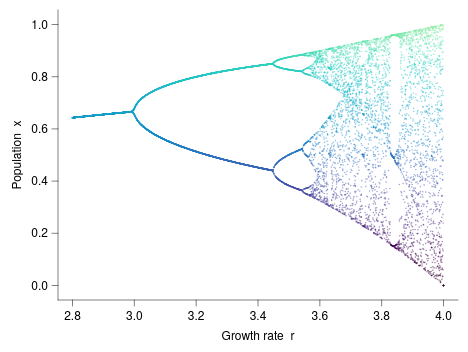

This figure's Vega-Lite source:
### Vega-Lite specification from a JSON file in a GitHub repository (floating-point values rounded to 4 significant figures; data arrays with more than 128 entries replaced by an {"elided": "..."} marker saying what was removed)
{"background": null, "config": {"arc": {"fill": "#DBDBDB", "fillOpacity": 1.0, "innerRadius": 36.25, "padAngle": 0.03, "stroke": "black", "strokeOpacity": 1, "strokeWidth": 0.25}, "area": {"fill": "#DBDBDB", "fillOpacity": 1.0, "stroke": "black", "strokeOpacity": 1, "strokeWidth": 0.25}, "axis": {"domain": true, "domainCap": "round", "domainColor": "black", "domainWidth": 0.25, "grid": false, "gridCap": "round", "gridColor": "#F1F1F1", "gridDash": [0, 0], "gridOpacity": 1.0, "gridWidth": 0.25, "labelColor": "black", "labelFont": "Helvetica Neue, HelveticaNeue, Helvetica, Arial, sans-serif", "labelFontSize": 6, "labelFontStyle": "normal", "labelFontWeight": 400, "offset": 0, "ticks": true, "tickCap": "round", "tickColor": "black", "tickRound": false, "tickSize": 3.0, "tickWidth": 0.25, "titleColor": "black", "titleFont": "Helvetica Neue, HelveticaNeue, Helvetica, Arial, sans-serif", "titleFontSize": 6, "titleFontStyle": "normal", "titleFontWeight": 400}, "axisX": {"domain": true, "labelAlign": "center", "labelAngle": 0, "labels": true, "ticks": true, "translate": 0}, "axisY": {"domain": true, "labelAlign": "right", "labelAngle": 0, "labels": true, "ticks": true, "translate": 0}, "axisRight": {"domain": true, "labelAlign": "left", "labelAngle": 0, "labels": true, "ticks": true, "translate": 0}, "axisTop": {"domain": true, "labelAlign": "center", "labelAngle": 0, "labels": true, "ticks": true, "translate": 0}, "axisBand": {"tickOffset": 0}, "bar": {"fill": "#DBDBDB", "fillOpacity": 1.0, "stroke": "black", "strokeOpacity": 1, "strokeWidth": 0.25}, "boxplot": {"size": 13.05, "ticks": {"cornerRadius": 0.25, "fill": "black", "opacity": 1, "size": 6.525, "thickness": 0.25}, "box": {"fillOpacity": 1.0, "stroke": "black", "strokeOpacity": 1, "strokeWidth": 0.25}, "median": {"cornerRadius": 0, "fill": "black", "fillOpacity": 1.0, "opacity": 1, "size": 13.05, "thickness": 0.25}, "rule": {"fill": "black", "fillOpacity": 1.0, "size": 14.5, "stroke": "black", "strokeDash": [0, 0], "strokeOpacity": 1, "strokeWidth": 0.25}, "outliers": {"color": "black", "fill": "black", "fillOpacity": 1.0, "size": 0, "stroke": "black", "strokeOpacity": 1, "strokeWidth": 0.25}}, "circle": {"fill": "black", "fillOpacity": 1.0, "size": 1.812, "stroke": null, "strokeOpacity": 1, "strokeWidth": 0.25}, "errorband": {"band": {"fillOpacity": 0.6, "stroke": null, "strokeWidth": 0.25, "strokeOpacity": 1}, "borders": {"opacity": 0, "strokeOpacity": 1, "strokeWidth": 0.25}}, "errorbar": {"opacity": 1, "rule": {"strokeDash": [0, 0], "strokeWidth": 0.25}, "ticks": {"color": "black", "cornerRadius": 0.125, "opacity": 1, "size": 8.7, "thickness": 0.25}, "thickness": 0.25}, "font": "Helvetica Neue, HelveticaNeue, Helvetica, Arial, sans-serif", "geoshape": {"fill": "#DBDBDB", "fillOpacity": 1.0, "stroke": "black", "strokeOpacity": 1, "strokeWidth": 0.25}, "header": {"labelColor": "black", "labelFont": "Helvetica Neue, HelveticaNeue, Helvetica, Arial, sans-serif", "labelFontSize": 6, "labelFontStyle": "normal", "labelFontWeight": 400, "titleColor": "black", "titleFont": "Helvetica Neue, HelveticaNeue, Helvetica, Arial, sans-serif", "titleFontSize": 6, "titleFontStyle": "normal", "titleFontWeight": 400, "titlePadding": 0}, "legend": {"disable": false, "offset": 4.5, "titlePadding": 4, "labelOffset": 2, "gradientLabelOffset": 2, "columnPadding": 4, "rowPadding": 2, "gradientThickness": 5, "gradientOpacity": 1.0, "gradientStrokeColor": "black", "gradientStrokeWidth": 0.25, "labelColor": "black", "labelFont": "Helvetica Neue, HelveticaNeue, Helvetica, Arial, sans-serif", "labelFontSize": 6, "labelFontStyle": "normal", "labelFontWeight": 400, "strokeColor": "black", "strokeWidth": 0, "symbolSize": 36, "symbolStrokeColor": "black", "symbolStrokeWidth": 0.25, "titleColor": "black", "titleFont": "Helvetica Neue, HelveticaNeue, Helvetica, Arial, sans-serif", "titleFontSize": 6, "titleFontStyle": "normal", "titleFontWeight": 400}, "line": {"color": "black", "stroke": "black", "strokeCap": "butt", "strokeDash": [0, 0], "strokeOpacity": 1, "strokeWidth": 0.5}, "point": {"filled": true, "fill": "#DBDBDB", "fillOpacity": 1.0, "size": 7.25, "stroke": "black", "strokeOpacity": 1, "strokeWidth": 0.25}, "range": {"category": ["#9D9D9D", "#28287D", "#004225", "#47266F", "#00605D", "#DBDBDB", "#7983C1", "#6E927B", "#937FB4", "#699A97"], "diverging": {"scheme": ["#4F4265", "#6A5C82", "#85789D", "#A196B7", "#BDB5CE", "#D8D6DD", "#F6F6F6", "#CED8D7", "#9DBFBD", "#75A3A0", "#518683", "#326967", "#164D4B"]}, "heatmap": {"scheme": ["#440154", "#472270", "#433E82", "#38598C", "#2C728E", "#238A8D", "#24A086", "#39B578", "#5DC862", "#96D646", "#CAE02D", "#FDE724"]}, "ordinal": {"scheme": ["#F1F1F1", "#DBDBDB", "#C6C6C6", "#B2B2B2", "#9D9D9D", "#898989", "#767676", "#636363", "#515151", "#404040", "#2F2F2F", "#1F1F1F"]}, "ramp": {"scheme": ["#32022B", "#43044D", "#4C196E", "#4D338C", "#484DA6", "#3A68BB", "#1D83CA", "#1D9CCB", "#23B5C9", "#28CDC5", "#4DE0B4", "#91EE9F"]}}, "rule": {"color": "black", "stroke": "black", "strokeCap": "round", "strokeDash": [2, 2], "strokeOpacity": 1, "strokeWidth": 0.25}, "scale": {"barBandPaddingInner": 0.1, "rectBandPaddingInner": 0, "tickBandPaddingInner": 0.1, "bandPaddingOuter": 0.1, "bandWithNestedOffsetPaddingInner": 0.2, "bandWithNestedOffsetPaddingOuter": 0.2, "offsetBandPaddingInner": 0, "offsetBandPaddingOuter": 0, "continuousPadding": 7.25, "round": false}, "rect": {"fill": "#DBDBDB", "fillOpacity": 1.0, "stroke": "black", "strokeOpacity": 1, "strokeWidth": 0.25}, "square": {"fill": "#DBDBDB", "fillOpacity": 1.0, "size": 14.5, "stroke": "black", "strokeOpacity": 1, "strokeWidth": 0.25}, "text": {"color": "black", "font": "Helvetica Neue, HelveticaNeue, Helvetica, Arial, sans-serif", "fontSize": 6, "fontStyle": "normal", "fontWeight": 400}, "tick": {"color": "black", "cornerRadius": 0.125, "opacity": 1.0, "size": 13.05, "thickness": 0.25}, "title": {"anchor": "middle", "frame": "group", "color": "black", "font": "Helvetica Neue, HelveticaNeue, Helvetica, Arial, sans-serif", "fontSize": 6, "fontStyle": "normal", "fontWeight": 400, "subtitleColor": "black", "subtitleFont": "Helvetica Neue, HelveticaNeue, Helvetica, Arial, sans-serif", "subtitleFontSize": 6, "subtitleFontStyle": "normal", "subtitleFontWeight": 400}, "trail": {"color": "black", "opacity": 1, "size": 0.5}, "view": {"continuousWidth": 200, "continuousHeight": 145, "discreteWidth": 200, "discreteHeight": 145, "fill": null, "stroke": null, "strokeWidth": 0.25}}, "data": {"name": "data-6d28555145ee246e3d8774a129532c93"}, "mark": {"type": "circle", "opacity": 0.5, "size": 0.6}, "encoding": {"color": {"field": "x", "legend": null, "type": "quantitative"}, "x": {"field": "r", "scale": {"domain": [2.8, 4.0], "nice": false}, "title": "Growth rate  r", "type": "quantitative"}, "y": {"field": "x", "scale": {"domain": [0, 1], "nice": false}, "title": "Population  x", "type": "quantitative"}}, "$schema": "https://vega.github.io/schema/vega-lite/v6.4.1.json", "datasets": {"data-6d28555145ee246e3d8774a129532c93": {"elided": "14000 records"}}}
